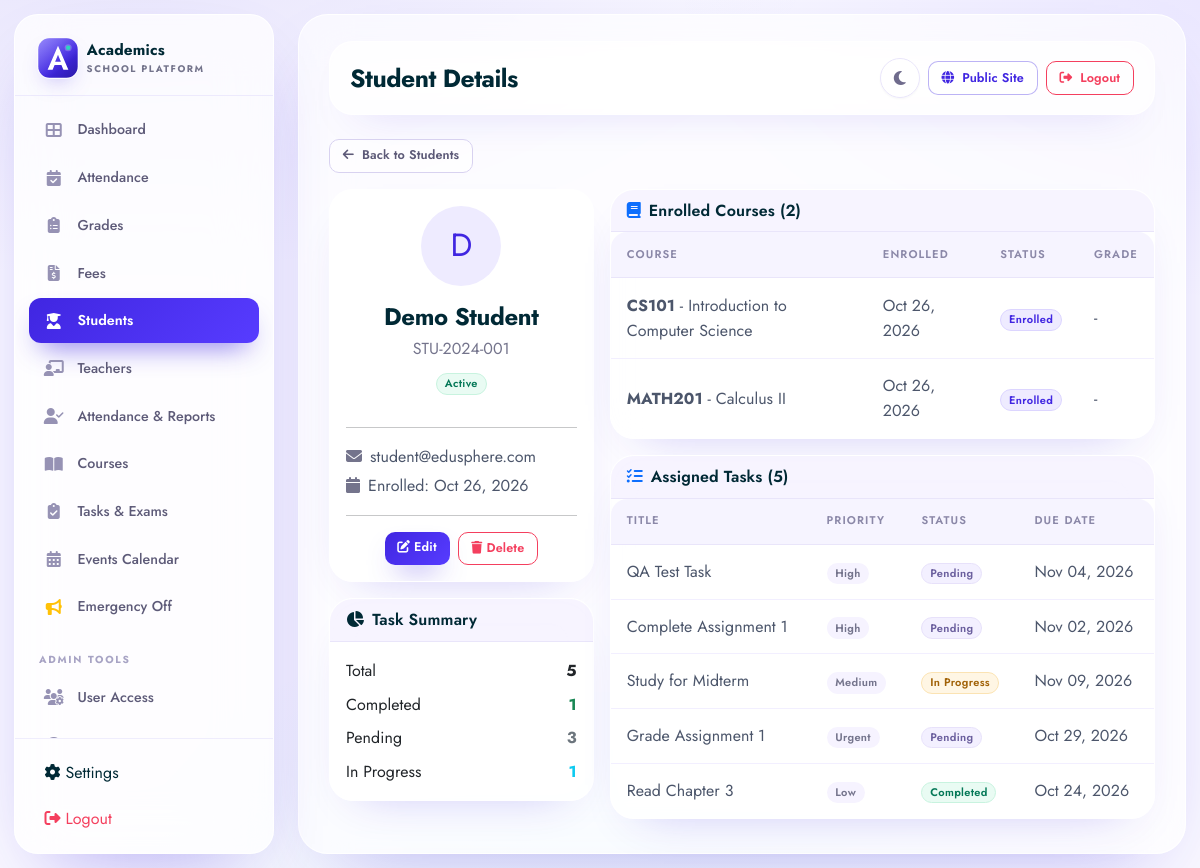
The app's page /students/show.php?id=1 (signed in) with its own data.
### tables this page shows
CREATE TABLE `students` (
  `id` int(11) NOT NULL AUTO_INCREMENT,
  `school_id` int(11) DEFAULT NULL,
  `user_id` int(11) NOT NULL,
  `student_number` varchar(50) NOT NULL,
  `full_name` varchar(100) NOT NULL,
  `email` varchar(150) NOT NULL,
  `phone` varchar(20) DEFAULT NULL,
  `date_of_birth` date DEFAULT NULL,
  `gender` enum('Male','Female','Other','Prefer not to say') DEFAULT NULL,
  `address` text DEFAULT NULL,
  `enrollment_date` date NOT NULL,
  `status` enum('Active','Inactive','Graduated','Suspended') DEFAULT 'Active',
  `profile_image` varchar(255) DEFAULT NULL,
  `created_at` timestamp NOT NULL DEFAULT current_timestamp(),
  `updated_at` timestamp NOT NULL DEFAULT current_timestamp() ON UPDATE current_timestamp(),
  PRIMARY KEY (`id`),
  UNIQUE KEY `student_number` (`student_number`),
  UNIQUE KEY `email` (`email`),
  KEY `idx_user_id` (`user_id`),
  KEY `idx_student_number` (`student_number`),
  KEY `idx_status` (`status`),
  KEY `idx_enrollment_date` (`enrollment_date`),
  KEY `idx_students_school` (`school_id`),
  CONSTRAINT `students_ibfk_1` FOREIGN KEY (`user_id`) REFERENCES `users` (`id`) ON DELETE CASCADE
);

CREATE TABLE `enrollments` (
  `id` int(11) NOT NULL AUTO_INCREMENT,
  `school_id` int(11) DEFAULT NULL,
  `student_id` int(11) NOT NULL,
  `course_id` int(11) NOT NULL,
  `enrollment_date` date NOT NULL,
  `status` enum('Enrolled','Completed','Dropped','Withdrawn') DEFAULT 'Enrolled',
  `grade` varchar(10) DEFAULT NULL,
  `notes` text DEFAULT NULL,
  `created_at` timestamp NOT NULL DEFAULT current_timestamp(),
  `updated_at` timestamp NOT NULL DEFAULT current_timestamp() ON UPDATE current_timestamp(),
  PRIMARY KEY (`id`),
  UNIQUE KEY `unique_enrollment` (`student_id`,`course_id`),
  KEY `idx_student_id` (`student_id`),
  KEY `idx_course_id` (`course_id`),
  KEY `idx_status` (`status`),
  KEY `idx_enroll_school` (`school_id`),
  CONSTRAINT `enrollments_ibfk_1` FOREIGN KEY (`student_id`) REFERENCES `students` (`id`) ON DELETE CASCADE,
  CONSTRAINT `enrollments_ibfk_2` FOREIGN KEY (`course_id`) REFERENCES `courses` (`id`) ON DELETE CASCADE
);

CREATE TABLE `courses` (
  `id` int(11) NOT NULL AUTO_INCREMENT,
  `school_id` int(11) DEFAULT NULL,
  `course_code` varchar(20) NOT NULL,
  `course_name` varchar(150) NOT NULL,
  `description` text DEFAULT NULL,
  `credits` int(11) DEFAULT 3,
  `instructor_id` int(11) DEFAULT NULL,
  `schedule` varchar(100) DEFAULT NULL,
  `start_date` date DEFAULT NULL,
  `end_date` date DEFAULT NULL,
  `capacity` int(11) DEFAULT 0,
  `status` enum('Active','Inactive','Archived') DEFAULT 'Active',
  `created_by` int(11) NOT NULL,
  `created_at` timestamp NOT NULL DEFAULT current_timestamp(),
  `updated_at` timestamp NOT NULL DEFAULT current_timestamp() ON UPDATE current_timestamp(),
  PRIMARY KEY (`id`),
  UNIQUE KEY `course_code` (`course_code`),
  KEY `created_by` (`created_by`),
  KEY `idx_course_code` (`course_code`),
  KEY `idx_status` (`status`),
  KEY `idx_instructor` (`instructor_id`),
  KEY `idx_courses_school` (`school_id`),
  CONSTRAINT `courses_ibfk_1` FOREIGN KEY (`instructor_id`) REFERENCES `users` (`id`) ON DELETE SET NULL,
  CONSTRAINT `courses_ibfk_2` FOREIGN KEY (`created_by`) REFERENCES `users` (`id`) ON DELETE CASCADE
);

CREATE TABLE `tasks` (
  `id` int(11) NOT NULL AUTO_INCREMENT,
  `school_id` int(11) DEFAULT NULL,
  `user_id` int(11) NOT NULL,
  `student_id` int(11) DEFAULT NULL,
  `created_by_user_id` int(11) DEFAULT NULL,
  `assigned_to_user_id` int(11) DEFAULT NULL,
  `visibility` enum('school','class','individual') NOT NULL DEFAULT 'school',
  `course_id` int(11) DEFAULT NULL,
  `title` varchar(200) NOT NULL,
  `description` text DEFAULT NULL,
  `priority` enum('Low','Medium','High','Urgent') DEFAULT 'Medium',
  `status` enum('Pending','In Progress','Completed') DEFAULT 'Pending',
  `due_date` date DEFAULT NULL,
  `completed_at` timestamp NULL DEFAULT NULL,
  `created_at` timestamp NOT NULL DEFAULT current_timestamp(),
  `updated_at` timestamp NOT NULL DEFAULT current_timestamp() ON UPDATE current_timestamp(),
  PRIMARY KEY (`id`),
  KEY `idx_user_id` (`user_id`),
  KEY `idx_student_id` (`student_id`),
  KEY `idx_course_id` (`course_id`),
  KEY `idx_status` (`status`),
  KEY `idx_priority` (`priority`),
  KEY `idx_due_date` (`due_date`),
  KEY `idx_tasks_school` (`school_id`),
  KEY `idx_tasks_assigned` (`assigned_to_user_id`),
  CONSTRAINT `tasks_ibfk_1` FOREIGN KEY (`user_id`) REFERENCES `users` (`id`) ON DELETE CASCADE,
  CONSTRAINT `tasks_ibfk_2` FOREIGN KEY (`student_id`) REFERENCES `students` (`id`) ON DELETE SET NULL,
  CONSTRAINT `tasks_ibfk_3` FOREIGN KEY (`course_id`) REFERENCES `courses` (`id`) ON DELETE SET NULL
);

### includes/functions.php (called while the page is built, shortened)
<?php
function generateCsrfToken() {
    return $_SESSION['csrf_token'];
}
function getUserRole() {
    return $_SESSION['user_role'] ?? 'student';
}
function hasRole($role) {
    return getUserRole() === $role;
}
function isAdmin() {
    return hasRole('admin') || hasRole('super_admin') || hasRole('school_admin');
}
function isStaff() {
    return isAdmin() || hasRole('teacher');
}
function e($string) {
    return htmlspecialchars($string ?? '', ENT_QUOTES, 'UTF-8');
}
function formatDate($date, $format = 'M d, Y') {
    return date($format, strtotime($date));
}

### students/show.php (the view, shortened to what this page needs)
<?php
require_once '../includes/header.php';
$id = isset($_GET['id']) ? (int)$_GET['id'] : 0;
$stmt = $pdo->prepare("SELECT s.*, u.is_active as user_active, u.last_login FROM students s LEFT JOIN users u ON s.user_id = u.id WHERE s.id = ?");
$stmt->execute([$id]);
$student = $stmt->fetch();
$stmt = $pdo->prepare("SELECT e.*, c.course_code, c.course_name FROM enrollments e JOIN courses c ON e.course_id = c.id WHERE e.student_id = ? ORDER BY e.enrollment_date DESC");
$stmt->execute([$id]);
$enrollments = $stmt->fetchAll();
$stmt = $pdo->prepare("SELECT t.*, c.course_name FROM tasks t LEFT JOIN courses c ON t.course_id = c.id WHERE t.student_id = ? ORDER BY t.created_at DESC");
$stmt->execute([$id]);
$tasks = $stmt->fetchAll();
$taskStats = ['total' => 0, 'completed' => 0, 'pending' => 0, 'in_progress' => 0];
foreach ($tasks as $t) {
    $taskStats['total']++;
    if ($t['status'] === 'Completed') $taskStats['completed']++;
    elseif ($t['status'] === 'Pending') $taskStats['pending']++;
    elseif ($t['status'] === 'In Progress') $taskStats['in_progress']++;
}
?>
<div class="row mb-3">
    <div class="col-12">
        <a href="<?php echo isStaff() ? 'index.php' : '../dashboard.php'; ?>" class="btn btn-outline-secondary btn-sm">
            <i class="fas fa-arrow-left me-1"></i> <?php echo isStaff() ? 'Back to Students' : 'Back to Dashboard'; ?>
        </a>
    </div>
</div>
<div class="row g-3">
    <div class="col-lg-4">
        <div class="card">
            <div class="card-body text-center">
                <div class="mb-3">
                    <div class="rounded-circle bg-primary text-white d-inline-flex align-items-center justify-content-center" style="width:80px;height:80px;font-size:2rem;">
                        <?php echo strtoupper(substr($student['full_name'], 0, 1)); ?>
                    </div>
                </div>
                <h4 class="mb-1"><?php echo e($student['full_name']); ?></h4>
                <p class="text-muted mb-2"><?php echo e($student['student_number']); ?></p>
                <span class="badge bg-<?php echo $student['status'] === 'Active' ? 'success' : 'secondary'; ?> mb-3"><?php echo e($student['status']); ?></span>
                <hr>
                <div class="text-start">
                    <p class="mb-1"><i class="fas fa-envelope me-2 text-muted"></i><?php echo e($student['email']); ?></p>
                    <p class="mb-1"><i class="fas fa-calendar me-2 text-muted"></i>Enrolled: <?php echo formatDate($student['enrollment_date']); ?></p>
                </div>
                <?php if (isStaff()): ?>
                <hr>
                <div class="d-flex gap-2 justify-content-center">
                    <a href="edit.php?id=<?php echo $student['id']; ?>" class="btn btn-primary btn-sm"><i class="fas fa-edit me-1"></i>Edit</a>
                    <a href="delete.php?id=<?php echo $student['id']; ?>&csrf_token=<?php echo generateCsrfToken(); ?>" class="btn btn-outline-danger btn-sm" onclick="return confirm('Delete this student?')"><i class="fas fa-trash me-1"></i>Delete</a>
                </div>
                <?php endif; ?>
            </div>
        </div>
        <div class="card mt-3">
            <div class="card-header"><i class="fas fa-chart-pie me-2"></i>Task Summary</div>
            <div class="card-body">
                <div class="d-flex justify-content-between mb-2"><span>Total</span><strong><?php echo $taskStats['total']; ?></strong></div>
                <div class="d-flex justify-content-between mb-2"><span>Completed</span><strong class="text-success"><?php echo $taskStats['completed']; ?></strong></div>
                <div class="d-flex justify-content-between mb-2"><span>Pending</span><strong class="text-secondary"><?php echo $taskStats['pending']; ?></strong></div>
                <div class="d-flex justify-content-between"><span>In Progress</span><strong class="text-info"><?php echo $taskStats['in_progress']; ?></strong></div>
            </div>
        </div>
    </div>
    <div class="col-lg-8">
        <div class="card mb-3">
            <div class="card-header d-flex justify-content-between align-items-center">
                <span><i class="fas fa-book me-2 text-primary"></i>Enrolled Courses (<?php echo count($enrollments); ?>)</span>
            </div>
            <div class="card-body p-0">
                <?php if (empty($enrollments)): ?>
                    <div class="empty-state"><i class="fas fa-book-open"></i><h5>No enrollments</h5></div>
                <?php else: ?>
                    <div class="table-responsive">
                        <table class="table table-hover mb-0">
                            <thead><tr><th>Course</th><th>Enrolled</th><th>Status</th><th>Grade</th></tr></thead>
                            <tbody>
                                <?php foreach ($enrollments as $e): ?>
                                <tr>
                                    <td><strong><?php echo e($e['course_code']); ?></strong> - <?php echo e($e['course_name']); ?></td>
                                    <td><?php echo formatDate($e['enrollment_date']); ?></td>
                                    <td><span class="badge bg-<?php echo $e['status'] === 'Enrolled' ? 'primary' : ($e['status'] === 'Completed' ? 'success' : 'secondary'); ?>"><?php echo e($e['status']); ?></span></td>
                                    <td><?php echo e($e['grade'] ?: '-'); ?></td>
                                </tr>
                                <?php endforeach; ?>
                            </tbody>
                        </table>
                    </div>
                <?php endif; ?>
            </div>
        </div>
        <div class="card">
            <div class="card-header"><i class="fas fa-tasks me-2 text-primary"></i>Assigned Tasks (<?php echo count($tasks); ?>)</div>
            <div class="card-body p-0">
                <?php if (empty($tasks)): ?>
                    <div class="empty-state"><i class="fas fa-clipboard-list"></i><h5>No tasks assigned</h5></div>
                <?php else: ?>
                    <div class="table-responsive">
                        <table class="table table-hover mb-0">
                            <thead><tr><th>Title</th><th>Priority</th><th>Status</th><th>Due Date</th></tr></thead>
                            <tbody>
                                <?php foreach ($tasks as $t): ?>
                                <tr>
                                    <td><?php echo e($t['title']); ?></td>
                                    <td><span class="badge priority-<?php echo strtolower($t['priority']); ?>"><?php echo e($t['priority']); ?></span></td>
                                    <td><span class="badge bg-<?php echo $t['status'] === 'Completed' ? 'success' : ($t['status'] === 'In Progress' ? 'warning' : 'secondary'); ?>"><?php echo e($t['status']); ?></span></td>
                                    <td><?php echo $t['due_date'] ? formatDate($t['due_date']) : '-'; ?></td>
                                </tr>
                                <?php endforeach; ?>
                            </tbody>
                        </table>
                    </div>
                <?php endif; ?>
            </div>
        </div>
    </div>
</div>
<?php require_once '../includes/footer.php'; ?>

### records on screen
students: full_name "D", full_name "Demo Student", student_number "STU-2024-001", status "Active", email "student@edusphere.com", enrollment_date "Oct 26, 2026"
enrollments: course.course_code "CS101", course.course_name "Introduction to Computer Science", enrollment_date "Oct 26, 2026", status "Enrolled", grade "-"
enrollments: course.course_code "MATH201", course.course_name "Calculus II", enrollment_date "Oct 26, 2026", status "Enrolled", grade "-"
tasks: title "QA Test Task", priority "High", status "Pending", due_date "Nov 04, 2026"
tasks: title "Complete Assignment 1", priority "High", status "Pending", due_date "Nov 02, 2026"
tasks: title "Study for Midterm", priority "Medium", status "In Progress", due_date "Nov 09, 2026"
tasks: title "Grade Assignment 1", priority "Urgent", status "Pending", due_date "Oct 29, 2026"
tasks: title "Read Chapter 3", priority "Low", status "Completed", due_date "Oct 24, 2026"

### other values on screen
$page_title "Student Details"
$taskStats['total'] "5"
$taskStats['completed'] "1"
$taskStats['pending'] "3"
$taskStats['in_progress'] "1"
count($enrollments) "2"
count($tasks) "5"
